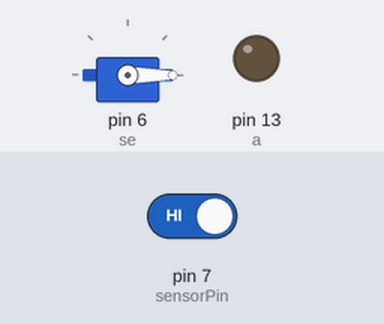
A sketch run on a simulated Arduino Uno, built with avr-gcc and run on an emulated ATmega328P. Parts: servo, output pins drawn as LEDs (lit = HIGH). The test bench sets the inputs (shaded band); at power-on: pin 7 (sensorPin) HIGH. What the sketch prints to the serial monitor is not drawn.

Above: at 1.2 s.
1.3 s: pin 7 (sensorPin) driven LOW
At 1.8 s:
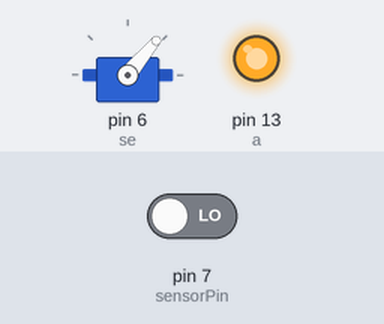
2.8 s: pin 7 (sensorPin) driven HIGH
At 4.1 s:
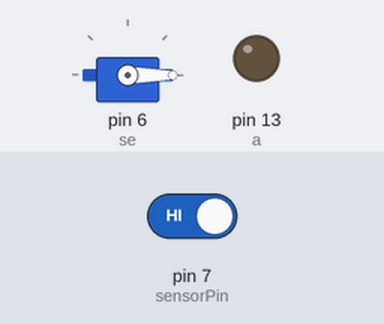
Timing chart, 0 to 5.8 s (numbered marks = the images above; inputs shaded):
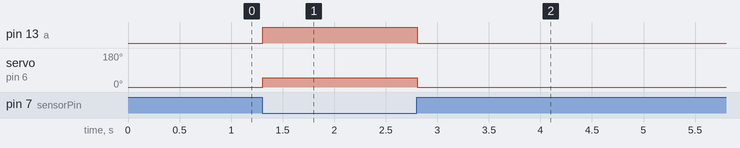

Measured:
- after the input at 1.3 s, pin 13 (a): LOW → HIGH at once; servo on pin 6 (se): 0° → 50° at once
- after the input at 2.8 s, pin 13 (a): HIGH → LOW at once; servo on pin 6 (se): 50° → 0° at once

The sketch:

ggchorme_khung_long.ino
```cpp
         #include <Servo.h>
int a=13;
int sensorPin=7;
boolean val=0;
Servo se;

void setup()
{
  se.attach(6);
  pinMode(a,OUTPUT);
  pinMode(sensorPin,INPUT);
 Serial.begin(9600);
}
 // mà bị gì ko nhận thư viện lcd với dht á anh
void loop()

{
  int pos =180;
  val=digitalRead(sensorPin);
 Serial.println(val);
  if (val == 0)
  {
    int pos =50;
    se.write(pos);
    digitalWrite(a,1 );
  }
 else
  {
      se.write(0);
      digitalWrite(a,0 );
 }
} // Code by SevKan
```
